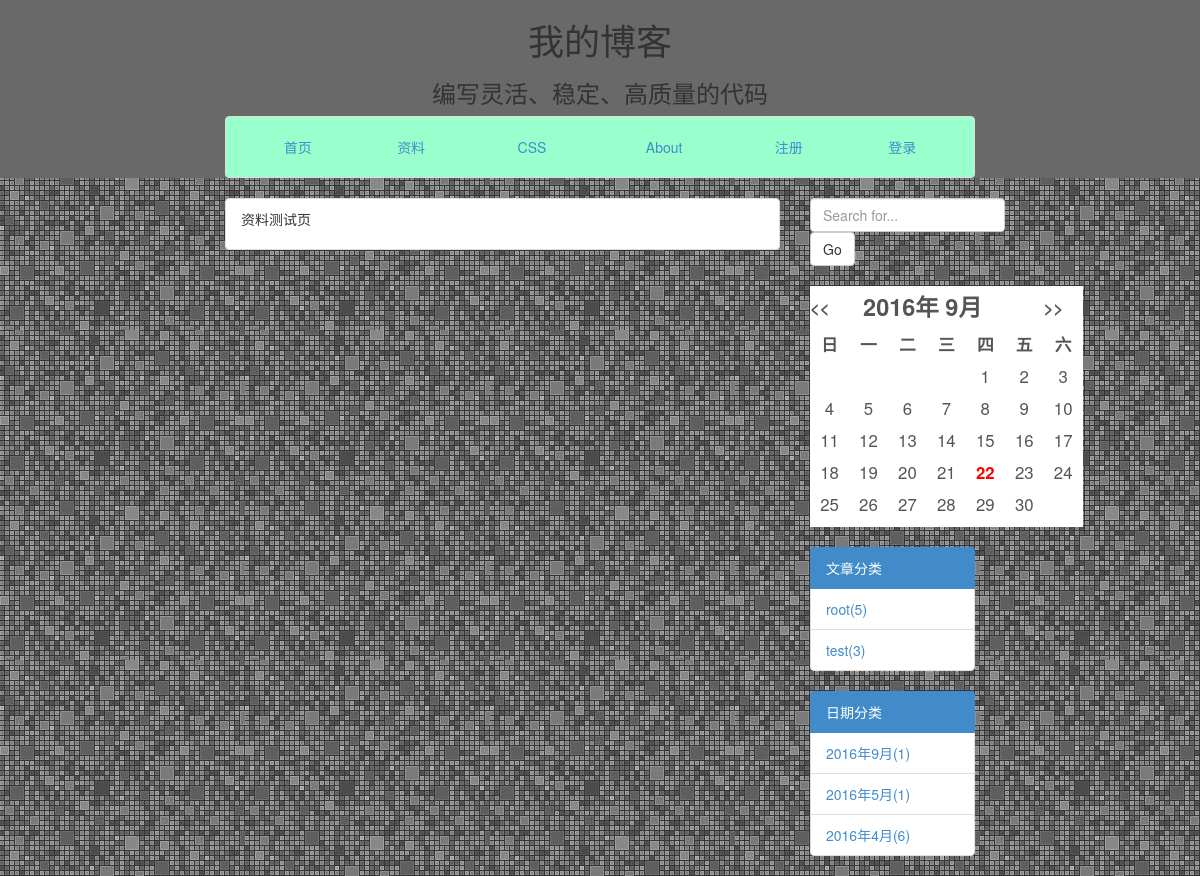
The page /blog/ziliao/ on the database its author committed.
### blog/models.py (models this page shows, shortened)
class Category(models.Model):
    name = models.CharField(max_length=30)
    class Meta:
        ordering = ['-id']

### blog/views.py (the view)
def ziliao(request):
    return render(request,'blog/main/ziliao.html')

### blog/custom_processors.py (called while the page is built)
def month_list(request):
    articles = Article.objects.all()
    year_month = set()
    for a in articles:
        year_month.add((a.cre_date.year,a.cre_date.month))
    counter = {}.fromkeys(year_month,0)
    for a in articles:
        counter[(a.cre_date.year,a.cre_date.month)] += 1
    year_month_number = []
    for key in counter:
        year_month_number.append([key[0],key[1],counter[key]])
    year_month_number.sort(reverse=True)
    return {'year_month_number': year_month_number}

def category(request):
    category1 = Category.objects.annotate(num_article=Count('article'))
    return {"categories": category1}

### blog/templates/blog/main/ziliao.html
{% extends "blog/base.html" %}
    {% block context %}
        <div class="list-group-item ">
            <p>资料测试页</p>
        </div>
    {% endblock context %}

### blog/templates/blog/side/category.html
{% block category %}
<div class="list-group">
                <a class="list-group-item active">
                文章分类
                </a>
                {% if categories %}
                {% for c in categories %}
                <li class="list-group-item">
                <a href="{% url 'blog:category' c.name %}">{{ c.name }}({{ c.num_article }})</a>
                </li>
                {% endfor %}
                {% endif %}
</div>
{% endblock category %}

### rows shown on the page
Category: name "root", num_article "5"
Category: name "test", num_article "3"

### other values the page prints
{{ y }} "2016" "2016" "2016"
{{ m }} "9" "5" "4"
{{ n }} "1" "1" "6"
